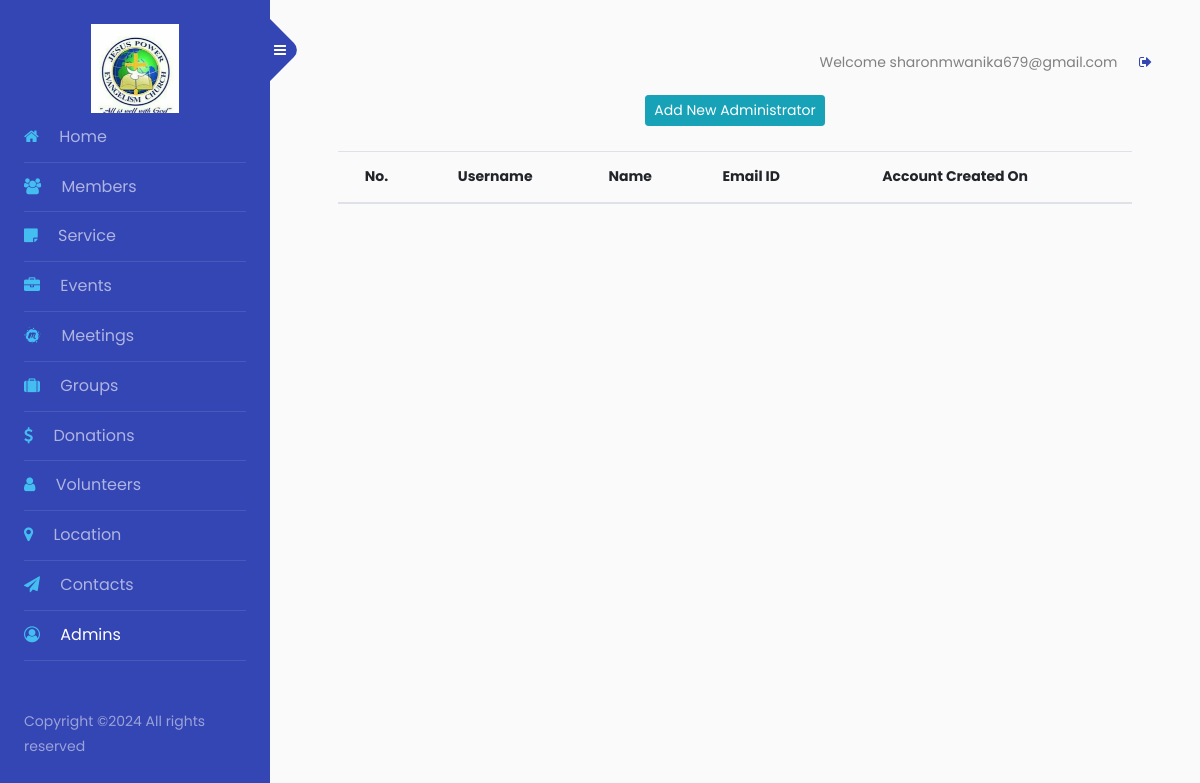
The page /members/manage-admin/ (signed in) on the database as committed earlier.
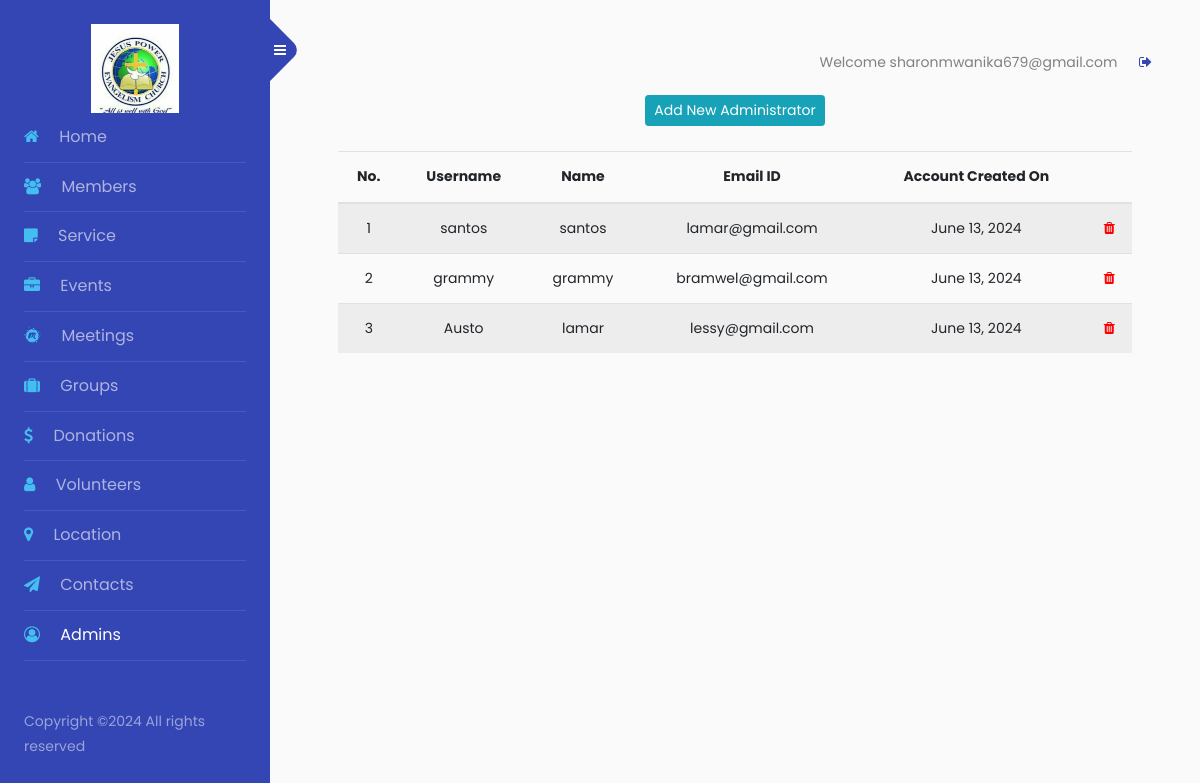
The same page on the database as committed later.
### members/models.py (models this page shows, shortened)
class Admin(models.Model):
    user = models.OneToOneField(User, on_delete=models.CASCADE, default=None)
    fullname = models.CharField(max_length=255)
    email = models.EmailField(unique=True)
    password = models.CharField(max_length=255)
    username = models.CharField(max_length=100, unique=True)
    CreationDate = models.DateField(auto_now_add=True)

### members/views.py (the view, shortened to what this page needs)
# urls.py: path('manage-admin/', views.manage_admin, name='manage_admin'),
@login_required
def manage_admin(request):
    admins = Admin.objects.all()
    return render(request, 'admin/manage_admin.html', {'admins': admins})

### members/templates/admin/manage_admin.html (shortened to what this page needs)
{% extends 'admin-sidebar.html' %}
{% load static %}
{% block content %}
                            <div class="card-body">
                                <center><a href="{% url 'add_admin' %}" class="btn btn-sm btn-info">Add New Administrator</a></center>
                                <br />
                                <div class="data-tables datatable-dark">
                                    <table id="dataTable3" class="table table-striped table-hover text-center">
                                        <thead class="text-capitalize">
                                            <tr>
                                                <th>No.</th>
                                                <th>Username</th>
                                                <th>Name</th>
                                                <th>Email ID</th>
                                                <th>Account Created On</th>
                                                <th></th>
                                            </tr>
                                        </thead>
                                        <tbody>
                                            {% for admin in admins %}
                                            <tr>
                                                <td>{{ forloop.counter }}</td>
                                                <td>{{ admin.username }}</td>
                                                <td>{{ admin.fullname }}</td>
                                                <td>{{ admin.email }}</td>
                                                <td>{{ admin.CreationDate }}</td>
                                                <td>
                                                    <a href="{% url 'manage_admin' %}?del={{ admin.id }}" onclick="return confirm('Do you want to delete?')">
                                                        <i class="fa fa-trash" style="color:red"></i>
                                                    </a>
                                                </td>
                                            </tr>
                                            {% endfor %}
                                        </tbody>
                                    </table>
                                </div>
                            </div>
{% endblock %}

### dashboard/templates/admin-sidebar.html (shortened to what this page needs)
{% load static %}
<!doctype html>
<html lang="en">
<head>
  <link rel="stylesheet" href="{% static 'css/responsive.css' %}">
  <link rel="stylesheet" href="https://stackpath.bootstrapcdn.com/font-awesome/4.7.0/css/font-awesome.min.css">
  <link rel="stylesheet" href="{% static 'css/side.css' %}">
</head>
<body>
  <div class="wrapper d-flex align-items-stretch">
    <nav id="sidebar">
      <div class="custom-menu">
        <button type="button" id="sidebarCollapse" class="btn btn-primary">
          <i class="fa fa-bars"></i>
        </button>
      </div>
      <div class="p-4">
        <center>
          <img src="{% static 'images/church.jpg' %}" alt="logo" class="resized">
        </center>
        <ul class="list-unstyled components mb-5">
          <li class="{% if request.resolver_match.url_name == 'admin_dashboard' %}active{% endif %}">
            <a href="{% url 'admin_dashboard' %}"><span class="fa fa-home mr-3"></span> Home</a>
          </li>
          <li class="{% if request.resolver_match.url_name == 'member_list' %}active{% endif %}">
            <a href="{% url 'member_list' %}"><span class="fa fa-users mr-3"></span> Members</a>
          </li>
          <li class="{% if request.resolver_match.url_name == 'service_list' %}active{% endif %}">
            <a href="{% url 'service_list' %}"><span class="fa fa-sticky-note mr-3"></span> Service</a>
          </li>
          <li class="{% if request.resolver_match.url_name == 'event_list' %}active{% endif %}">
            <a href="{% url 'event_list' %}"><span class="fa fa-briefcase mr-3"></span> Events</a>
          </li>
          <li class="{% if request.resolver_match.url_name == 'meeting_list' %}active{% endif %}">
            <a href="{% url 'meeting_list' %}"><span class="fa fa-meetup mr-3"></span> Meetings</a>
          </li>
          <li class="{% if request.resolver_match.url_name == 'group_list' %}active{% endif %}">
            <a href="{% url 'group_list' %}"><span class="fa fa-suitcase mr-3"></span> Groups</a>
          </li>
          <li class="{% if request.resolver_match.url_name == 'admin_view_donations' %}active{% endif %}">
            <a href="{% url 'admin_view_donations' %}"><span class="fa fa-usd mr-3"></span> Donations</a>
          </li>
          <li class="{% if request.resolver_match.url_name == 'volunteer_list' %}active{% endif %}">
            <a href="{% url 'volunteer_list' %}"><span class="fa fa-user mr-3"></span> Volunteers</a>
          </li>
          <li class="{% if request.resolver_match.url_name == 'location_list' %}active{% endif %}">
            <a href="{% url 'location_list' %}"><span class="fa fa-map-marker mr-3"></span> Location</a>
          </li>
          <li class="{% if request.resolver_match.url_name == 'contact_list' %}active{% endif %}">
            <a href="{% url 'contact_list' %}"><span class="fa fa-paper-plane mr-3"></span> Contacts</a>
          </li>
          <li class="{% if request.resolver_match.url_name == 'manage_admin' %}active{% endif %}">
            <a href="{% url 'manage_admin' %}"><span class="fa fa-user-circle-o mr-3"></span> Admins</a>
          </li>
        </ul>
        <div class="footer">
          <p>
            Copyright &copy;<script>document.write(new Date().getFullYear());</script> All rights reserved
          </p>
        </div>
      </div>
    </nav>
    <div id="content" class="p-4 p-md-5 pt-5">
      <div class="nav_bar">
        Welcome {{ user }} &emsp;
        <a href="{% url 'user_logout' %}"><i class="fa fa-sign-out" aria-hidden="true"></i></a>
      </div>
      {% block content %}
      {% endblock %}
    </div>
  </div>
</body>
</html>

### dashboard/templates/admin-sidebar.html (style rules this page uses)
.resized { width: 40%; height: auto; }
.nav_bar { text-align: end; padding-top: 2px; }

Rows that differ between the two databases and show on the page:
added Admin: username "santos", fullname "santos", email "lamar@gmail.com", CreationDate "June 13, 2024"
added Admin: username "grammy", fullname "grammy", email "bramwel@gmail.com", CreationDate "June 13, 2024"
added Admin: username "Austo", fullname "lamar", email "lessy@gmail.com", CreationDate "June 13, 2024"
